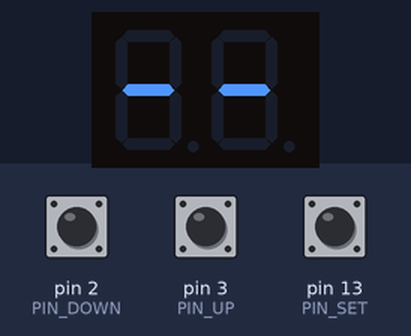
The sketch below on a simulated Arduino Uno, built with avr-gcc and run on an emulated ATmega328P. On the bench: 2-digit seven-segment display. The inputs (shaded band) are chosen by the test bench; at power-on: pin 3 (PIN_UP) HIGH, pin 13 (PIN_SET) HIGH, pin 2 (PIN_DOWN) HIGH.

Above: at 1.2 s.
1.3 s: pin 3 (PIN_UP) pulled LOW for 0.15 s
At 2.6 s:
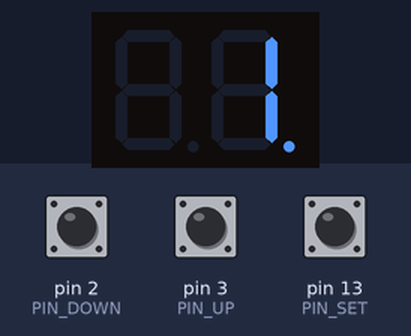
2.9 s: pin 13 (PIN_SET) pulled LOW for 0.15 s
At 3.8 s:
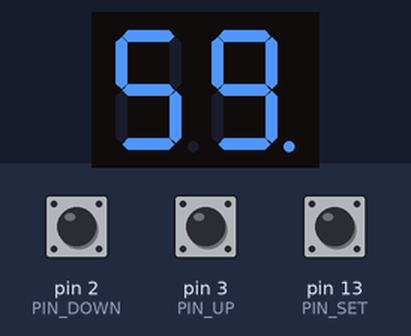
5.5 s: pin 13 (PIN_SET) pulled LOW for 1 s
At 6.0 s:
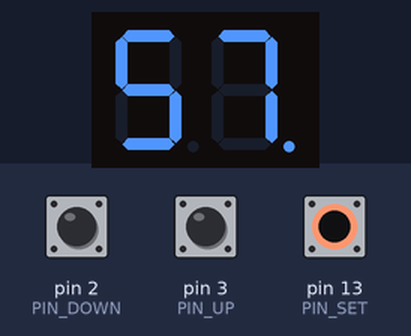
7.1 s: pin 3 (PIN_UP) pulled LOW for 1 s
At 8.0 s:
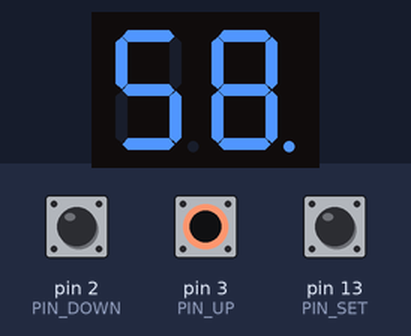
8.7 s: pin 2 (PIN_DOWN) pulled LOW for 0.15 s
At 9.0 s:
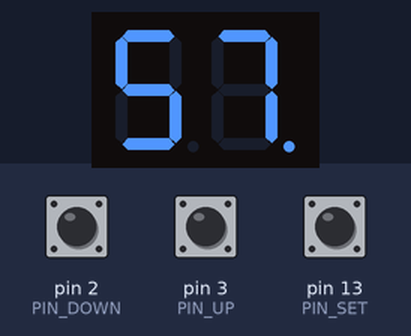
9.4 s: pin 2 (PIN_DOWN) pulled LOW for 1 s
At 10.1 s:
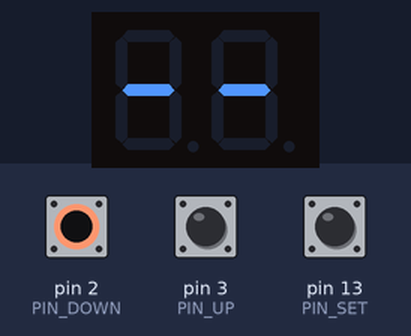
Timing chart, 0 to 12.4 s (numbered marks = the images above; inputs shaded):
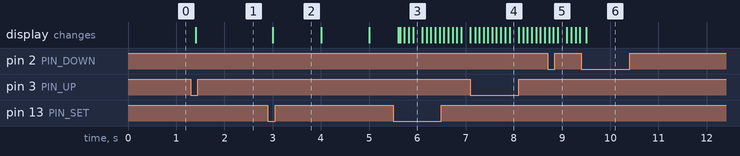

The sketch:

kids-timer-code.ino
```cpp
#include "SevSeg.h"

SevSeg sevseg;

const byte STATE_IDLE = 0;
const byte STATE_SET = 1;
const byte STATE_GO = 2;
const byte STATE_PAUSE = 3;
const byte STATE_TIMEOUT = 4;


byte state = STATE_IDLE;

const int PIN_UP = 3;
const int PIN_DOWN = 2;
const int PIN_SET = 13;

const long MIN_IN_MS = 60000;
const long MAX_TIME_MS = 100 * MIN_IN_MS - 1;

const long ACTION_TIME_1_MS = 100;
const long ACTION_TIME_2_MS = 2000;

void setup() {
  Serial.begin(9600);

  byte numDigits = 2;
  byte digitPins[] = {8, 5};
  byte segmentPins[] = {7, 9, 10, 12, 11, 6, 4, 0};
  sevseg.begin(COMMON_ANODE, numDigits, digitPins, segmentPins);
  pinMode(PIN_UP, INPUT_PULLUP);
  pinMode(PIN_DOWN, INPUT_PULLUP);
  pinMode(PIN_SET, INPUT_PULLUP);
}

// The button currently pressed.
int pressed = 0;
long pressedStartTime = 0;
bool action1fired = false;
bool action2fired = false;

long pressedTime = 0;

byte dispMins = -1;

long timeout = 0;
long timerLeftMs = 0;

int getFireAction1()
{
  if (pressed > 0 && !action1fired && pressedTime > ACTION_TIME_1_MS)
  {
    action1fired = true;
    return pressed;
  }
  return 0;
}

int getFireAction2()
{
  if (pressed > 0 && !action2fired && pressedTime > ACTION_TIME_2_MS)
  {
    action2fired = true;
    return pressed;
  }
  return 0;
}

int fireAction1;
int fireAction2;
long now;

void handleState()
{
  pressedTime = millis() - pressedStartTime;
  fireAction1 = getFireAction1();
  fireAction2 = getFireAction2();

  now = millis();

  switch (state) {

    case STATE_IDLE:
      // Reseted.
      if (fireAction1 == PIN_UP)
      {
        timerLeftMs = MIN_IN_MS;
        dispMins = 1;
        state = STATE_SET;
      }
      break;

    case STATE_SET:
      // Set
      if (fireAction1 == PIN_UP)
      {
        if (timerLeftMs + MIN_IN_MS > MAX_TIME_MS)
        {
          // Ignore.
        }
        else
        {
          timerLeftMs += MIN_IN_MS;
          dispMins++;
        }
      }
      else if (fireAction1 == PIN_DOWN)
      {
        timerLeftMs -= MIN_IN_MS;
        dispMins--;
        if (timerLeftMs < 0)
        {
          state = STATE_IDLE;
          timerLeftMs = 0;
          dispMins = -1;
        }
      }
      else if (fireAction1 == PIN_SET)
      {
        state = STATE_GO;
        timeout = now + timerLeftMs;
      }
      break;

    case STATE_GO:
      // Go!

      if (fireAction1 == PIN_SET)
      {
        // Pause.
        state = STATE_PAUSE;
        timerLeftMs = timeout - now;
      }
      else if (timeout < now)
      {
        // Timeout!
        state = STATE_TIMEOUT;
        dispMins = 0;
        timerLeftMs = 0;
        timeout = 0;
      }
      else
      {
        dispMins = (timeout - now) / MIN_IN_MS;
        if (dispMins == 0)
        {
          // Show seconds.
          dispMins = (timeout - now) / 1000;
        }
      }
      break;

    case STATE_PAUSE:
      if (fireAction1 == PIN_UP)
      {
        if (timerLeftMs + MIN_IN_MS > MAX_TIME_MS)
        {
          // Ignore.
        }
        else
        {
          timerLeftMs += MIN_IN_MS;
          dispMins++;
        }
      }
      else if (fireAction1 == PIN_DOWN)
      {
        timerLeftMs -= MIN_IN_MS;
        dispMins--;
        if (timerLeftMs < 0)
        {
          state = STATE_IDLE;
          timerLeftMs = 0;
          dispMins = -1;
          sevseg.setBrightness(100);
        }
      }
      else if (fireAction1 == PIN_SET)
      {
        state = STATE_GO;
        timeout = now + timerLeftMs;
        sevseg.setBrightness(100);
      }
      else
      {
        byte b = (now / 10) % 200;
        if (b > 100)
        {
          b = 200-b;
        }
        sevseg.setBrightness(b);
      }
      break;

    case STATE_TIMEOUT:
      // Timeout.
      dispMins = ((now % 1000) > 500) ? 0 : -1;
      break;
  }

  sevseg.setNumber(dispMins, 0);
}

void loop() {
  if (digitalRead(PIN_UP) == LOW && pressed == 0)
  {
    pressed = PIN_UP;
    pressedStartTime = millis();
  }
  else if (digitalRead(PIN_DOWN) == LOW && pressed == 0)
  {
    pressed = PIN_DOWN;
    pressedStartTime = millis();
  }
  else if (digitalRead(PIN_SET) == LOW && pressed == 0)
  {
    pressed = PIN_SET;
    pressedStartTime = millis();
  }
  else if (pressed != 0 && digitalRead(PIN_UP) == HIGH && digitalRead(PIN_DOWN) == HIGH && digitalRead(PIN_SET) == HIGH)
  {
    pressed = 0;
    pressedStartTime = 0;
    action1fired = false;
  }

  handleState();

  sevseg.refreshDisplay();
}
```

Measured:
- after the input at 1.3 s, the display: changes after 0.10 s (image 1)
- after the input at 2.9 s, the display: changes after 0.10 s (image 2)
- after the input at 9.4 s, the display: changes after 0.10 s (image 6)
